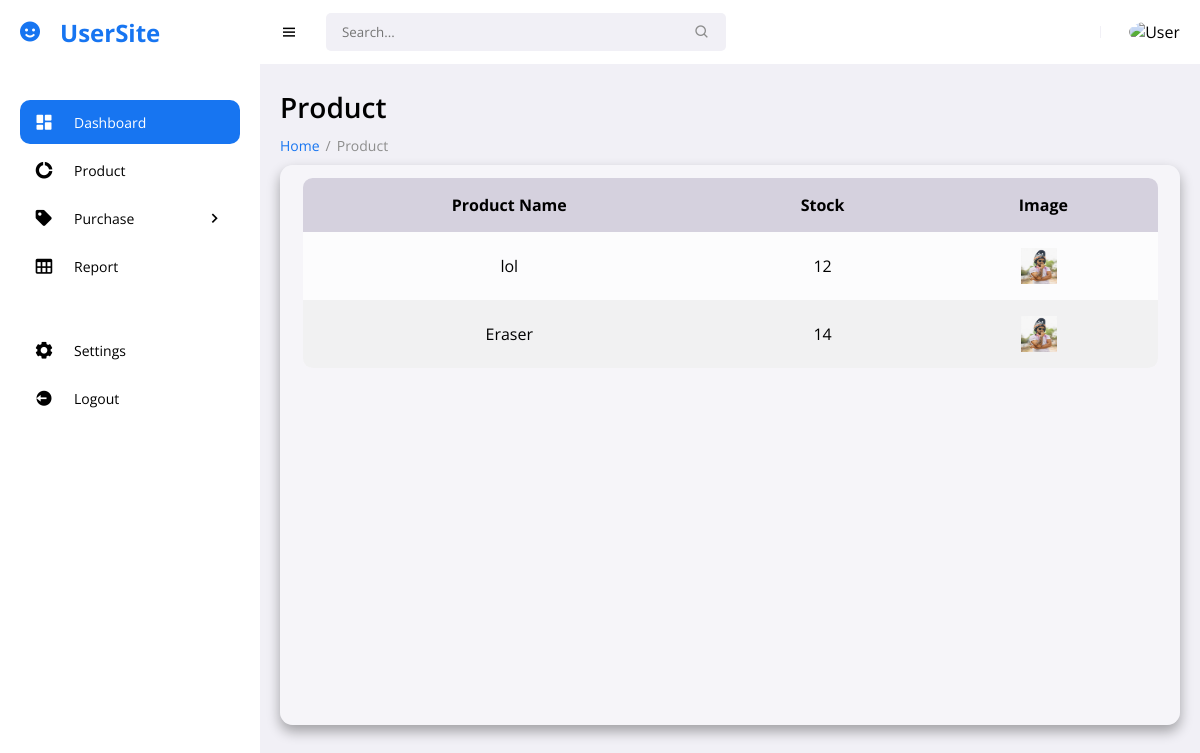
Page /userproduct.php (signed in) on the earlier database version.
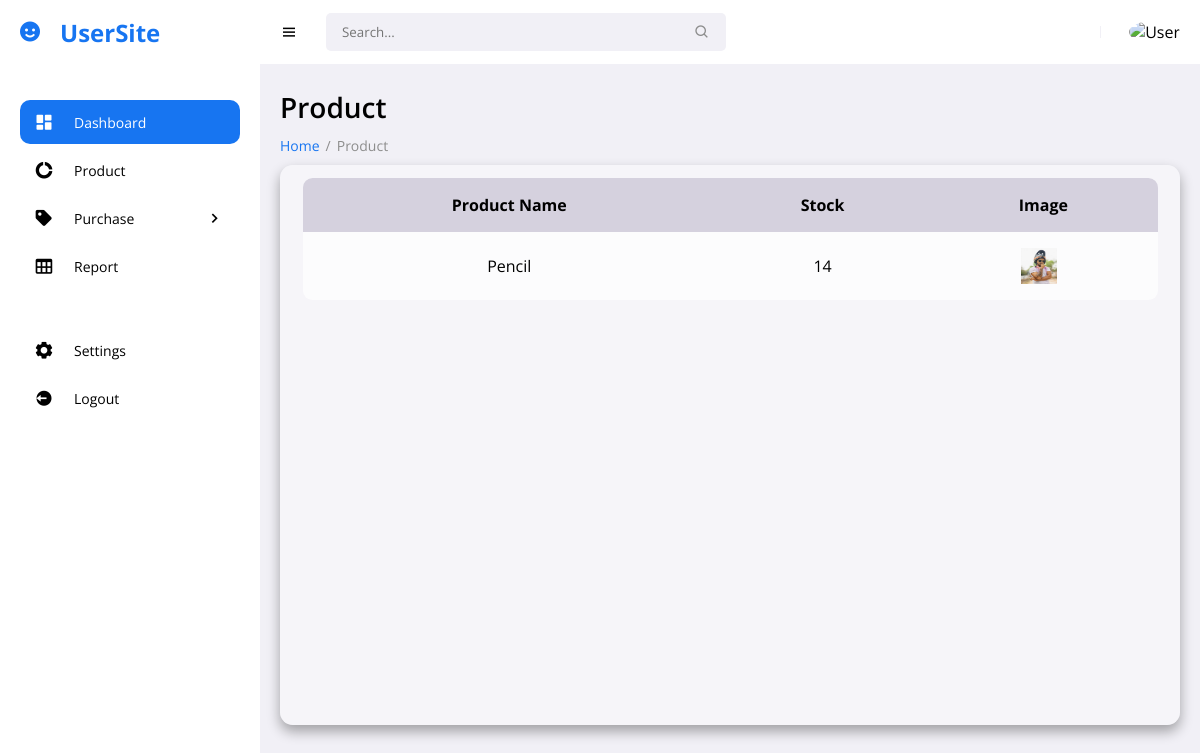
Same page on the later database version.
### tables this page shows
CREATE TABLE `product` (
  `product_id` int(11) NOT NULL,
  `product_name` varchar(255) NOT NULL,
  `product_bought` int(255) NOT NULL,
  `product_sold` int(255) NOT NULL,
  `product_stock` int(255) NOT NULL,
  `product_image` varchar(255) NOT NULL
);

### userproduct.php (the view, shortened to what this page needs)
<!DOCTYPE html>
<html lang="en">
<head>
	<link href='https://unpkg.com/boxicons@2.0.9/css/boxicons.min.css' rel='stylesheet'>
	<link rel="stylesheet" href="assets/css/style.css">
	<link rel="stylesheet" href="assets/css/add.css">
</head>
<body>
<section id="sidebar">
    <?php
        if($_SESSION['user_type'] == 1){
            include 'layouts/user_menu.php';
        }
        else{
            include 'layouts/admin_menu.php';
        }
    ?>
<main >
    <h1 class="title">Product</h1>
    <ul class="breadcrumbs">
        <li><a href="index.php">Home</a></li>
        <li class="divider">/</li>
        <li><a href="product.php" class="active">Product</a></li>
    </ul>
    <div class="content">
        <div class="table">
            <section class="table_body">
                <table>
                    <?php
                        include 'includes/connection.php';
                    ?>
                    <thead>
                        <tr>
                            <th>Product Name</th>
                            <th>Stock</th>
                            <th>Image</th>
                        </tr>
                    </thead>
                    <tbody>
                        <?php
                            $query = "SELECT * FROM product";
                            $result = mysqli_query($con,$query);
                            while($row= mysqli_fetch_array($result)){
                                $name = $row['product_name'];
                                $stock = $row['product_stock'];
                            ?>
                            <tr>
                                <td><?php  echo $name?></td>
                                <td><?php  echo $stock ?></td>
                                <td><img src="<?php echo "images/".$row['product_image']; ?>" alt="image" width="100px" height="100px"></td>
                            </tr>
                    <?php
                    }
                    ?>
                    </tbody>
                </table>
            </section>
        </div>
    </div>
</main>
</section>
</body>
</html>

Differences in the rows shown:
removed product: product_name "lol", product_stock "12", product_image (picture)
removed product: product_name "Eraser", product_stock "14", product_image (picture)
added product: product_name "Pencil", product_stock "14", product_image (picture)
